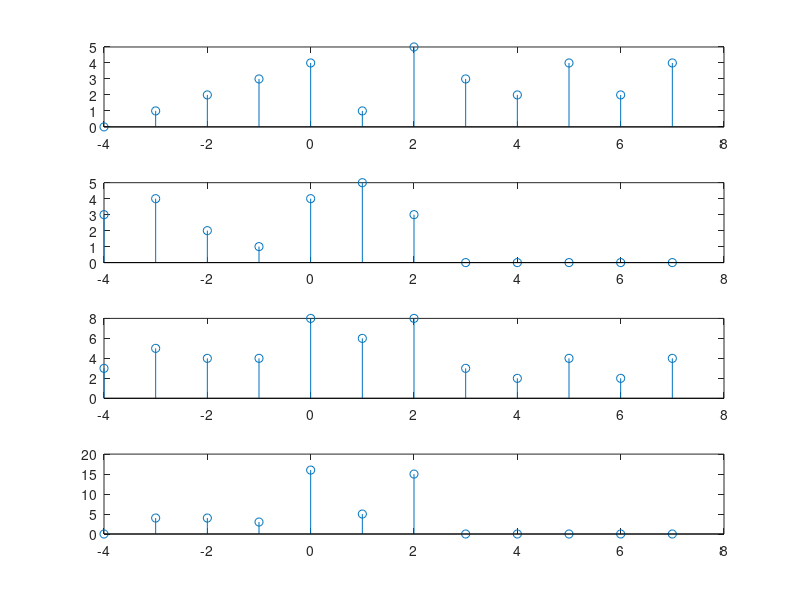

Recreate this plot in MATLAB.
x1 = [1 2 3 4 1 5 3 2 4 2 4];
n1 = [-3 -2 -1 0 1 2 3 4 5 6 7];
x2 = [3 4 2 1 4 5 3];
n2 = [-4 -3 -2 -1 0 1 2];
n = min(min(n1),min(n2)) : max(max(n1),max(n2)); %duration of y(n)
y1 = zeros(1,length(n));
y2 = zeros(1,length(n));
y1((n>=min(n1))& (n<=max(n1))==1) = x1;
y2((n>=min(n2)) & (n<=max(n2))==1) = x2;
y = y1 + y2;
subplot(4,1,1);
stem(n,y1);
subplot(4,1,2);
stem(n,y2);
subplot(4,1,3);
stem(n,y);
ynhan = y1 .* y2;
subplot(4,1,4);
stem(n,ynhan);